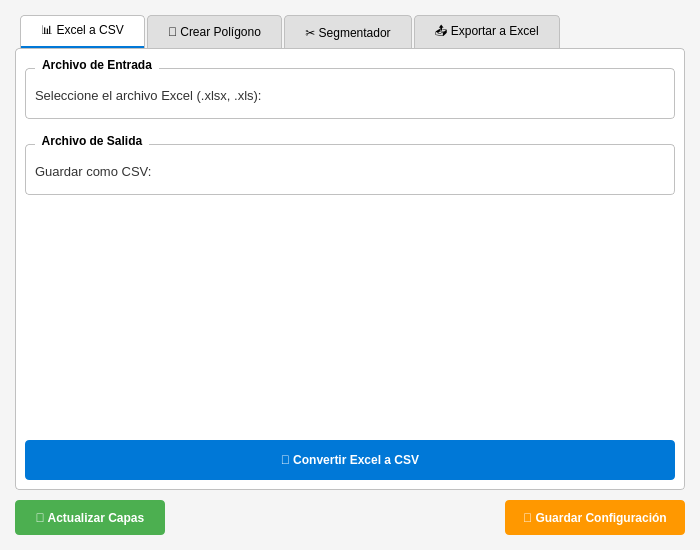
<?xml version="1.0" encoding="UTF-8"?>
<ui version="4.0">
 <class>YF_Tools_PlusDialogBase</class>
 <widget class="QDialog" name="YF_Tools_PlusDialogBase">
  <property name="geometry">
   <rect>
    <x>0</x>
    <y>0</y>
    <width>700</width>
    <height>550</height>
   </rect>
  </property>
  <property name="minimumSize">
   <size>
    <width>700</width>
    <height>550</height>
   </size>
  </property>
  <property name="windowTitle">
   <string>YF Tools Plus - Herramientas Topográficas</string>
  </property>
  <property name="windowIcon">
   <iconset>
    <normaloff>icon.png</normaloff>icon.png</iconset>
  </property>
  <property name="styleSheet">
   <string notr="true">QDialog {
    background-color: #f5f5f5;
}

QTabWidget::pane {
    border: 1px solid #c0c0c0;
    background: white;
    border-radius: 4px;
}

QTabWidget::tab-bar {
    left: 5px;
}

QTabBar::tab {
    background: #e0e0e0;
    border: 1px solid #c0c0c0;
    border-bottom: none;
    border-top-left-radius: 4px;
    border-top-right-radius: 4px;
    padding: 8px 20px;
    margin-right: 2px;
}

QTabBar::tab:selected {
    background: white;
    border-bottom: 2px solid #0078d7;
}

QTabBar::tab:hover {
    background: #d0d0d0;
}

QPushButton {
    background-color: #0078d7;
    color: white;
    border: none;
    border-radius: 4px;
    padding: 8px 16px;
    font-weight: bold;
}

QPushButton:hover {
    background-color: #005a9e;
}

QPushButton:pressed {
    background-color: #004578;
}

QPushButton:disabled {
    background-color: #cccccc;
    color: #888888;
}

QLabel {
    color: #333333;
    font-size: 10pt;
}

QLineEdit {
    border: 1px solid #c0c0c0;
    border-radius: 3px;
    padding: 5px;
    background: white;
}

QLineEdit:focus {
    border: 2px solid #0078d7;
}

QGroupBox {
    border: 1px solid #c0c0c0;
    border-radius: 4px;
    margin-top: 10px;
    padding-top: 10px;
    font-weight: bold;
}

QGroupBox::title {
    subcontrol-origin: margin;
    left: 10px;
    padding: 0 5px 0 5px;
}</string>
  </property>
  <layout class="QVBoxLayout" name="verticalLayout_main">
   <property name="spacing">
    <number>10</number>
   </property>
   <property name="leftMargin">
    <number>15</number>
   </property>
   <property name="topMargin">
    <number>15</number>
   </property>
   <property name="rightMargin">
    <number>15</number>
   </property>
   <property name="bottomMargin">
    <number>15</number>
   </property>
   <item>
    <widget class="QTabWidget" name="tabWidget">
     <property name="currentIndex">
      <number>0</number>
     </property>
     <property name="tabsClosable">
      <bool>false</bool>
     </property>
     
     <!-- TAB 1: Excel a CSV -->
     <widget class="QWidget" name="tab_excel_csv">
      <attribute name="title">
       <string>📊 Excel a CSV</string>
      </attribute>
      <layout class="QVBoxLayout" name="verticalLayout_tab1">
       <property name="spacing">
        <number>15</number>
       </property>
       <item>
        <widget class="QGroupBox" name="groupBox_excel_input">
         <property name="title">
          <string>Archivo de Entrada</string>
         </property>
         <layout class="QVBoxLayout" name="verticalLayout_2">
          <item>
           <widget class="QLabel" name="label_excel">
            <property name="text">
             <string>Seleccione el archivo Excel (.xlsx, .xls):</string>
            </property>
           </widget>
          </item>
          <item>
           <widget class="QgsFileWidget" name="mFileWidget_excel_input">
            <property name="filter">
             <string>Excel Files (*.xlsx *.xls)</string>
            </property>
           </widget>
          </item>
         </layout>
        </widget>
       </item>
       <item>
        <widget class="QGroupBox" name="groupBox_csv_output">
         <property name="title">
          <string>Archivo de Salida</string>
         </property>
         <layout class="QVBoxLayout" name="verticalLayout_3">
          <item>
           <widget class="QLabel" name="label_csv">
            <property name="text">
             <string>Guardar como CSV:</string>
            </property>
           </widget>
          </item>
          <item>
           <widget class="QgsFileWidget" name="mFileWidget_csv_output">
            <property name="filter">
             <string>CSV Files (*.csv)</string>
            </property>
            <property name="storageMode">
             <enum>QgsFileWidget::SaveFile</enum>
            </property>
           </widget>
          </item>
         </layout>
        </widget>
       </item>
       <item>
        <spacer name="verticalSpacer_1">
         <property name="orientation">
          <enum>Qt::Vertical</enum>
         </property>
         <property name="sizeHint" stdset="0">
          <size>
           <width>20</width>
           <height>40</height>
          </size>
         </property>
        </spacer>
       </item>
       <item>
        <widget class="QPushButton" name="pushButton_convert_csv">
         <property name="minimumSize">
          <size>
           <width>0</width>
           <height>40</height>
          </size>
         </property>
         <property name="text">
          <string>🔄 Convertir Excel a CSV</string>
         </property>
        </widget>
       </item>
      </layout>
     </widget>
     
     <!-- TAB 2: Crear Polígono -->
     <widget class="QWidget" name="tab_create_polygon">
      <attribute name="title">
       <string>📐 Crear Polígono</string>
      </attribute>
      <layout class="QVBoxLayout" name="verticalLayout_tab2">
       <property name="spacing">
        <number>15</number>
       </property>
       <item>
        <widget class="QGroupBox" name="groupBox_csv_input">
         <property name="title">
          <string>Archivo CSV con Coordenadas</string>
         </property>
         <layout class="QVBoxLayout" name="verticalLayout_4">
          <item>
           <widget class="QLabel" name="label_csv_polygon">
            <property name="text">
             <string>Seleccione el archivo CSV:</string>
            </property>
           </widget>
          </item>
          <item>
           <widget class="QgsFileWidget" name="mFileWidget_csv_polygon">
            <property name="filter">
             <string>CSV Files (*.csv)</string>
            </property>
           </widget>
          </item>
         </layout>
        </widget>
       </item>
       <item>
        <widget class="QGroupBox" name="groupBox_coords">
         <property name="title">
          <string>Configuración de Coordenadas</string>
         </property>
         <layout class="QGridLayout" name="gridLayout">
          <item row="0" column="0">
           <widget class="QLabel" name="label_x">
            <property name="text">
             <string>Campo X (Este):</string>
            </property>
           </widget>
          </item>
          <item row="0" column="1">
           <widget class="QLineEdit" name="lineEdit_x_field">
            <property name="text">
             <string>ESTE</string>
            </property>
            <property name="placeholderText">
             <string>Nombre del campo X</string>
            </property>
           </widget>
          </item>
          <item row="1" column="0">
           <widget class="QLabel" name="label_y">
            <property name="text">
             <string>Campo Y (Norte):</string>
            </property>
           </widget>
          </item>
          <item row="1" column="1">
           <widget class="QLineEdit" name="lineEdit_y_field">
            <property name="text">
             <string>NORTE</string>
            </property>
            <property name="placeholderText">
             <string>Nombre del campo Y</string>
            </property>
           </widget>
          </item>
          <item row="2" column="0">
           <widget class="QLabel" name="label_crs">
            <property name="text">
             <string>Sistema de Coordenadas:</string>
            </property>
           </widget>
          </item>
          <item row="2" column="1">
           <widget class="QgsProjectionSelectionWidget" name="mCrsSelector_polygon"/>
          </item>
         </layout>
        </widget>
       </item>
       <item>
        <spacer name="verticalSpacer_2">
         <property name="orientation">
          <enum>Qt::Vertical</enum>
         </property>
         <property name="sizeHint" stdset="0">
          <size>
           <width>20</width>
           <height>40</height>
          </size>
         </property>
        </spacer>
       </item>
       <item>
        <widget class="QPushButton" name="pushButton_create_polygon">
         <property name="minimumSize">
          <size>
           <width>0</width>
           <height>40</height>
          </size>
         </property>
         <property name="text">
          <string>✏️ Crear Polígono</string>
         </property>
        </widget>
       </item>
      </layout>
     </widget>
     
     <!-- TAB 3: Segmentador -->
     <widget class="QWidget" name="tab_segmentator">
      <attribute name="title">
       <string>✂️ Segmentador</string>
      </attribute>
      <layout class="QVBoxLayout" name="verticalLayout_tab3">
       <property name="spacing">
        <number>15</number>
       </property>
       <item>
        <widget class="QGroupBox" name="groupBox_segment">
         <property name="title">
          <string>Capa de Polígono a Segmentar</string>
         </property>
         <layout class="QVBoxLayout" name="verticalLayout_5">
          <item>
           <widget class="QLabel" name="label_layer_polygon">
            <property name="text">
             <string>Seleccione la capa de polígono:</string>
            </property>
           </widget>
          </item>
          <item>
           <widget class="QgsMapLayerComboBox" name="mLayerComboBox_polygon">
            <property name="minimumSize">
             <size>
              <width>0</width>
              <height>30</height>
             </size>
            </property>
           </widget>
          </item>
          <item>
           <widget class="QLabel" name="label_info">
            <property name="text">
             <string>ℹ️ Esta herramienta creará dos capas nuevas:
• Segmentos: Líneas con longitud y azimut
• Vértices: Puntos con coordenadas y ángulos</string>
            </property>
            <property name="wordWrap">
             <bool>true</bool>
            </property>
            <property name="styleSheet">
             <string notr="true">QLabel {
    background-color: #e3f2fd;
    border: 1px solid #90caf9;
    border-radius: 4px;
    padding: 10px;
    color: #1976d2;
}</string>
            </property>
           </widget>
          </item>
         </layout>
        </widget>
       </item>
       <item>
        <spacer name="verticalSpacer_3">
         <property name="orientation">
          <enum>Qt::Vertical</enum>
         </property>
         <property name="sizeHint" stdset="0">
          <size>
           <width>20</width>
           <height>40</height>
          </size>
         </property>
        </spacer>
       </item>
       <item>
        <widget class="QPushButton" name="pushButton_segment_polygon">
         <property name="minimumSize">
          <size>
           <width>0</width>
           <height>40</height>
          </size>
         </property>
         <property name="text">
          <string>⚡ Segmentar Polígono</string>
         </property>
        </widget>
       </item>
      </layout>
     </widget>
     
     <!-- TAB 4: Exportar a Excel -->
     <widget class="QWidget" name="tab_export">
      <attribute name="title">
       <string>📤 Exportar a Excel</string>
      </attribute>
      <layout class="QVBoxLayout" name="verticalLayout_tab4">
       <property name="spacing">
        <number>15</number>
       </property>
       <item>
        <widget class="QGroupBox" name="groupBox_export">
         <property name="title">
          <string>Selección de Capa</string>
         </property>
         <layout class="QVBoxLayout" name="verticalLayout_6">
          <item>
           <widget class="QLabel" name="label_layer_export">
            <property name="text">
             <string>Seleccione la capa a exportar:</string>
            </property>
           </widget>
          </item>
          <item>
           <widget class="QgsMapLayerComboBox" name="mLayerComboBox_export">
            <property name="minimumSize">
             <size>
              <width>0</width>
              <height>30</height>
             </size>
            </property>
           </widget>
          </item>
         </layout>
        </widget>
       </item>
       <item>
        <widget class="QGroupBox" name="groupBox_export_options">
         <property name="title">
          <string>Opciones de Exportación</string>
         </property>
         <layout class="QVBoxLayout" name="verticalLayout_7">
          <item>
           <widget class="QLabel" name="label_excel_output">
            <property name="text">
             <string>Guardar como (opcional, por defecto: carpeta de usuario):</string>
            </property>
           </widget>
          </item>
          <item>
           <widget class="QgsFileWidget" name="mFileWidget_excel_output">
            <property name="filter">
             <string>Excel Files (*.xlsx)</string>
            </property>
            <property name="storageMode">
             <enum>QgsFileWidget::SaveFile</enum>
            </property>
           </widget>
          </item>
          <item>
           <widget class="QCheckBox" name="checkBox_auto_open">
            <property name="text">
             <string>🔓 Abrir archivo automáticamente después de exportar</string>
            </property>
            <property name="checked">
             <bool>true</bool>
            </property>
           </widget>
          </item>
         </layout>
        </widget>
       </item>
       <item>
        <spacer name="verticalSpacer_4">
         <property name="orientation">
          <enum>Qt::Vertical</enum>
         </property>
         <property name="sizeHint" stdset="0">
          <size>
           <width>20</width>
           <height>40</height>
          </size>
         </property>
        </spacer>
       </item>
       <item>
        <widget class="QPushButton" name="pushButton_export_excel">
         <property name="minimumSize">
          <size>
           <width>0</width>
           <height>40</height>
          </size>
         </property>
         <property name="text">
          <string>📊 Exportar a Excel</string>
         </property>
        </widget>
       </item>
      </layout>
     </widget>
    </widget>
   </item>
   
   <!-- Botones inferiores -->
   <item>
    <layout class="QHBoxLayout" name="horizontalLayout_bottom">
     <property name="spacing">
      <number>10</number>
     </property>
     <item>
      <widget class="QPushButton" name="pushButton_refresh_layers">
       <property name="minimumSize">
        <size>
         <width>150</width>
         <height>35</height>
        </size>
       </property>
       <property name="text">
        <string>🔄 Actualizar Capas</string>
       </property>
       <property name="styleSheet">
        <string notr="true">QPushButton {
    background-color: #4caf50;
}
QPushButton:hover {
    background-color: #45a049;
}</string>
       </property>
      </widget>
     </item>
     <item>
      <spacer name="horizontalSpacer">
       <property name="orientation">
        <enum>Qt::Horizontal</enum>
       </property>
       <property name="sizeHint" stdset="0">
        <size>
         <width>40</width>
         <height>20</height>
        </size>
       </property>
      </spacer>
     </item>
     <item>
      <widget class="QPushButton" name="pushButton_save_config">
       <property name="minimumSize">
        <size>
         <width>180</width>
         <height>35</height>
        </size>
       </property>
       <property name="text">
        <string>💾 Guardar Configuración</string>
       </property>
       <property name="styleSheet">
        <string notr="true">QPushButton {
    background-color: #ff9800;
}
QPushButton:hover {
    background-color: #f57c00;
}</string>
       </property>
      </widget>
     </item>
    </layout>
   </item>
  </layout>
 </widget>
 <customwidgets>
  <customwidget>
   <class>QgsFileWidget</class>
   <extends>QWidget</extends>
   <header>qgsfilewidget.h</header>
  </customwidget>
  <customwidget>
   <class>QgsMapLayerComboBox</class>
   <extends>QComboBox</extends>
   <header>qgsmaplayercombobox.h</header>
  </customwidget>
  <customwidget>
   <class>QgsProjectionSelectionWidget</class>
   <extends>QWidget</extends>
   <header>qgsprojectionselectionwidget.h</header>
  </customwidget>
 </customwidgets>
 <resources/>
 <connections/>
</ui>
